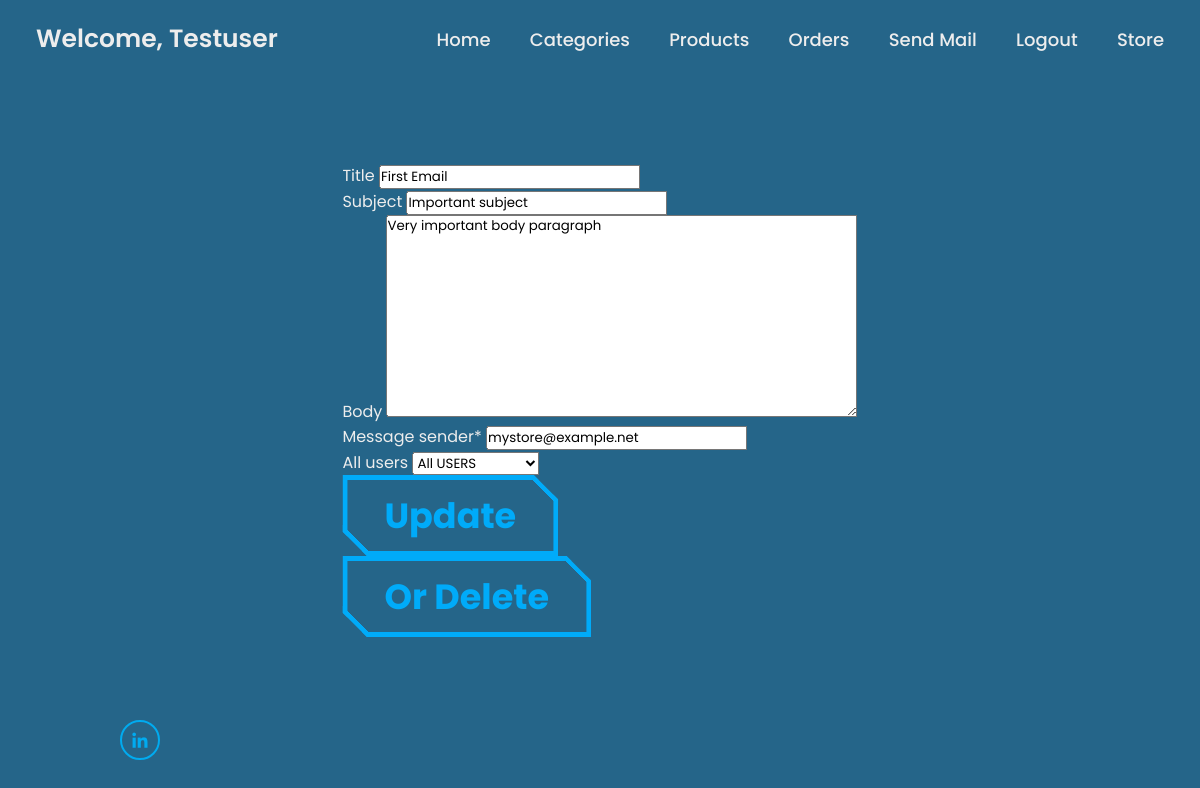
The app's page /emails/update/3/ (signed in) with its own data.
### accounts/models.py (models this page shows, shortened)
class User(AbstractUser):
    email = models.EmailField(max_length=254, unique=True)
    username = models.CharField(max_length=150, blank=True, unique=False)
    profile_img = models.ImageField(null=True, blank=True, upload_to='images/', default='images/default/default.jpg')
    USERNAME_FIELD = 'email'
    EMAIL_FIELD = 'email'
    REQUIRED_FIELDS = []

### mail/models.py (models this page shows, shortened)
class Email(models.Model):
    BOOL_CHOICES = ((True, 'All USERS'), (False, 'SELECTED USERS'))
    title = models.CharField(max_length=150, null=True, blank=True, default='Title for Email')
    subject = models.CharField(max_length=150, null=True, blank=True, default='Store Subject')
    body = models.TextField(max_length='600', null=True, blank=True, default='Body message')
    message_sender = models.EmailField(max_length=254, null=True, blank=False, default='mystore@example.net')
    all_users = models.BooleanField(default=False, choices=BOOL_CHOICES, null=True, blank=True)
    message_recipients = models.TextField(max_length=300, null=True, blank=False, default='testuser@example.net')

### mail/views.py (the view, shortened to what this page needs)
# urls.py: path('update/<slug:pk>/', EmailUpdateView.as_view(), name='email_update'),
class EmailUpdateView(LoginRequiredMixin, UserPassesTestMixin, UpdateView):
    login_url = reverse_lazy('account_login')
    def test_func(self):
        return self.request.user.is_staff
    model = Email
    template_name = 'mail/email_update.html'
    form_class = EmailBaseForm
    context_object_name = 'email'
    def get_form(self, *args, **kwargs):
        form = super().get_form(self.form_class)
        if form.instance.all_users == True:
            form.fields.pop('message_recipients')
        return form

### mail/forms.py
class EmailBaseForm(forms.ModelForm):
    class Meta:
        model = Email
        fields = '__all__'

### mail/templates/mail/email_update.html (shortened to what this page needs)
{% extends '_base.html' %}
{% load static %}
{% load crispy_forms_tags %}
{% block content %}
<div class="form-container">
<form action="" method="POST">
    {{ form|crispy}}
    <button type="submit" class="btn btn-primary btn-sm">Update</button>
    <div class="annoying">
    <button class="Delete"><a href="{% url 'delete_email' email.id %}" class="delete_product">Or Delete</a></button>
    </div>
</form>
</div>
{% endblock content %}

### django_project/templates/_base.html (shortened to what this page needs)
{% load static %}
<!DOCTYPE html>
<html lang="en">
<head>
    <link rel="stylesheet" href="{% static 'css/style.css' %}">
    <link href='https://unpkg.com/boxicons@2.1.4/css/boxicons.min.css' rel='stylesheet'>
    <link rel="stylesheet" href="{% static 'css/main.css' %}">
</head>
<body>
    <header class="header">
        <a href="{% url 'account_signup' %}" class="logo"> {% if user.is_authenticated %}Welcome, {{ user.username|title }}{% else %}Please Create An Account.{% endif %}</a>
        {% block navbar %}
        <nav class="navbar">
            {% if user.is_authenticated %}
            <a href="{% url 'home' %}">Home</a>
            <a href="{% url 'category_list' %}">Categories</a>
            <a href="{% url 'products_list' %}">Products</a>
            <a href="{% url 'orders_incomplete_list' %}">Orders</a>
            <a href="{% url 'email_list' %}">Send Mail</a>
            <a href="{% url 'confirm_signout' %}">Logout</a>
            <a href="{% url 'storefront' %}">Store</a>
            {% else %}
            <a href="{% url 'home' %}">Home</a>
            <a href="{% url 'account_login' %}">Login</a>
            {% endif %}
        </nav>
        {% endblock navbar %}
    </header>
    <section class="home">
        <div class="home-content">
            {% block content %}{% endblock content %}
        </div>
        <div class="home-sci">
            <a target="_blank" href="https://www.linkedin.com/in/bennett-billings-529545238/"><i class='bx bxl-linkedin'></i></a>
        </div>
    </section>
</body>
</html>

### django_project/static/css/style.css (style rules this page uses)
* { margin: 0; padding: 0; box-sizing: border-box; font-family: 'Poppins', sans-serif; }
body { color: #256589; background-color: #256589; }
.header { position: fixed; top: 0; left: 0; width: 100%; padding: 20px 3%; display: flex; justify-content: space-between; align-items: center; z-index: 100; background-color: #256589; }
.logo { position: relative; font-size: 25px; color: #ededed; text-decoration: none; font-weight: 600; }
.logo::before { content: ''; position: absolute; top: 0; right: 0; width: 100%; height: 100%; background: #2C72A3; animation: showRight 1s ease forwards; animation-delay: .4s; }
.navbar a { font-size: 18px; color: #ededed; text-decoration: none; font-weight: 500; margin-left: 35px; transition: .3s; }
.home { height: 100vh; background: #256589; background-size: cover; background-position: center; display: flex; align-items: center; padding: 0 10%; color: #ededed; }
.home-content a { color: #00abf9; text-decoration: none; }
.home-content { max-width: 600px; }
.home-sci { position: absolute; bottom: 40px; width: 170px; display: flex; justify-content: space-between; }
.home-sci a { position: relative; display: inline-flex; justify-content: center; align-items: center; width: 40px; height: 40px; background: transparent; border: 2px solid #00abf0; border-radius: 50%; font-size: 20px; color: #00abf0; text-decoration: none; z-index: 1; overflow: hidden; transition: .5s; }
.home-sci a::before { content: ''; position: absolute; top: 0; left: 0; width: 0; height: 100%; background: #1E5574; z-index: -1; transition: .5s; }

### django_project/static/css/main.css (style rules this page uses)
.form-container { position: absolute; max-height: 761px; top: 50%; left: 50%; transform: translate(-50%, -50%); }
.form-container a { text-decoration: none; color: #00abf9; }
:root { --glow-color: hsl(186 100% 69%); }
*, *::before, *::after { box-sizing: border-box; }
.form-container button { --border: 5px; --slant: 0.7em; --color: #00abf9; font-size: 35px; padding: 0.4em 1.2em; border: none; cursor: pointer; font-weight: bold; color: var(--color); background: linear-gradient(to bottom left,var(--color) 50%,#0000 50.1%) top right, linear-gradient(to top right,var(--color) 50%,#0000 50.1%) bottom left; background-size: calc(var(--slant) + 1.3*var(--border)) calc(var(--slant) + 1.3*var(--border)); background-repeat: no-repeat; box-shadow: 0 0 0 200px inset var(--s,#0000), 0 0 0 var(--border) inset var(--color); clip-path: polygon(0 0, calc(100% - var(--slant)) 0, 100% var(--slant), 100% 100%, var(--slant) 100%,0 calc(100% - var(--slant)) ); transition: color var(--t,0.3s), background-size 0.3s; }
.annoying a { color: #00abf9; }

### records on screen
User: username "Testuser"
Email: title "First Email", subject "Important subject", body "Very important body paragraph", message_sender "mystore@example.net", all_users "All USERS"
